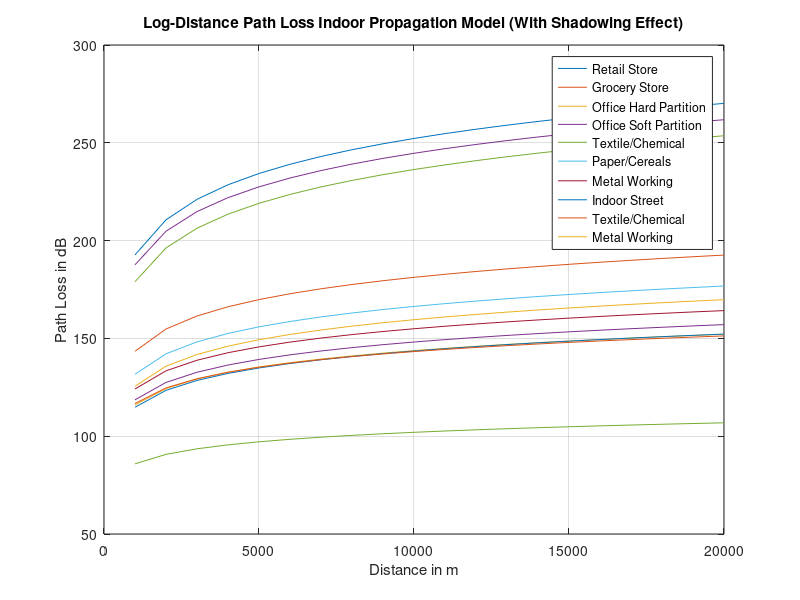

MATLAB code to generate this figure:
% Analysis of Log-distance path loss propagation model (w/ & w/o Shadow)
clc
close all;
with_shadowing = 0;
Fixed_Distance = input("Enter the reference distance: ");
Arbitrary_Distance = 1000 : 1000 : 20000;
% Values must be between 1.6 to 6
Path_Loss_Exponent = rand(1,12)*(6-1.6) + 1.6;
Frequency = randi([900, 4000], 1,12);
Sigma = rand(1,12)*(15-3) + 3;
X = zeros(1,12);

for i = 1:12
    Lambda(i) = 3e8 / (Frequency(i) * 10 ^ 6);
    PL_D0(i) = -10 * log10((Lambda(i) ^ 2) / ((4 * pi * Fixed_Distance) ^ 2));
    if(with_shadowing)
        X(i) = Sigma(i) * randn(size(PL_D0(i)));
    end
end
for i = 1:12
    for j = 1:20
        Path_Loss(i, j) = PL_D0(i) + 10 * Path_Loss_Exponent(i) * log10(Arbitrary_Distance(j) / Fixed_Distance)...
            + X(i);
    end
end

plot(Arbitrary_Distance, Path_Loss);
legend("Retail Store", "Grocery Store", "Office Hard Partition", "Office Soft Partition", "Textile/Chemical",...
    "Paper/Cereals", "Metal Working", "Indoor Street", "Textile/Chemical", "Metal Working");
xlabel("Distance in m");
ylabel("Path Loss in dB");
title("Log-Distance Path Loss Indoor Propagation Model (With Shadowing Effect)");
grid on;
